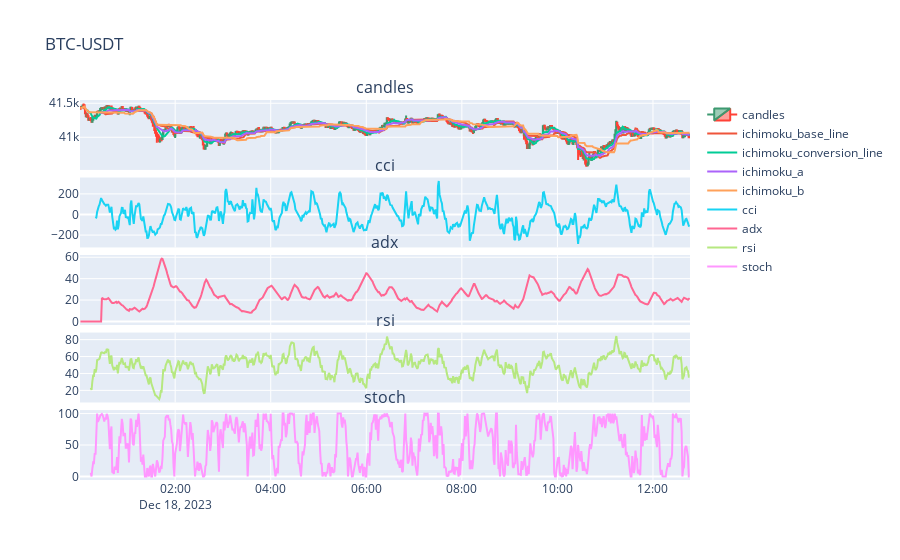

Write notebook code for a chart like this one.
### Code cell
import plotly as py
from plotly import graph_objects as go
from plotly.subplots import make_subplots

def plot_indicators(df, extra_lines:[], extra_subplots:[]):
    fig = make_subplots(rows=len(extra_subplots)+1, cols=1, 
                        shared_xaxes=True,
                        vertical_spacing=0.02,
                        subplot_titles=['candles']+extra_subplots
                       )    
    
    # Candles
    fig.add_trace(go.Candlestick(\
                        name='candles',
                        x=df.index,\
                        open=df['open'],\
                        high=df['high'],\
                        low=df['low'],\
                        close=df['close'])
                     , row=1, col=1)

    # Other charts on candles chart
    for name in extra_lines:
        fig.add_trace(go.Scatter(name=name, x=df.index, y=df[name], mode='lines'), row=1, col=1)

    # Other subplots below candles
    for i, col in enumerate(extra_subplots):
        fig.add_trace(go.Scatter(name=col, x=df.index,y=df[col], mode='lines'), row=2+i, col=1)
    
    fig.update_layout(title=f"{candles['ticker'][0]}",
                    xaxis_rangeslider_visible=False, 
                    height=300*len(extra_subplots))
    fig.show()

ichimoku_cols = ['ichimoku_base_line', 'ichimoku_conversion_line', 'ichimoku_a', 'ichimoku_b']
indicators_cols = ['cci', 'adx', 'rsi', 'stoch']
plot_indicators(candles, 
             extra_lines=ichimoku_cols,
             extra_subplots=indicators_cols)

### Figure 1 — Plotly figure (JSON) as saved in the notebook; plotly's stock layout.template omitted (floating-point values rounded to 4 significant figures; data arrays with more than 128 entries replaced by an {"elided": "..."} marker saying what was removed)
{"data": [{"close": {"elided": "766 float values"}, "high": {"elided": "766 float values"}, "low": {"elided": "766 float values"}, "name": "candles", "open": {"elided": "766 float values"}, "type": "candlestick", "x": {"elided": "766 str values"}, "xaxis": "x", "yaxis": "y"}, {"mode": "lines", "name": "ichimoku_base_line", "type": "scatter", "x": {"elided": "766 str values"}, "xaxis": "x", "y": {"elided": "766 float values"}, "yaxis": "y"}, {"mode": "lines", "name": "ichimoku_conversion_line", "type": "scatter", "x": {"elided": "766 str values"}, "xaxis": "x", "y": {"elided": "766 float values"}, "yaxis": "y"}, {"mode": "lines", "name": "ichimoku_a", "type": "scatter", "x": {"elided": "766 str values"}, "xaxis": "x", "y": {"elided": "766 float values"}, "yaxis": "y"}, {"mode": "lines", "name": "ichimoku_b", "type": "scatter", "x": {"elided": "766 str values"}, "xaxis": "x", "y": {"elided": "766 float values"}, "yaxis": "y"}, {"mode": "lines", "name": "cci", "type": "scatter", "x": {"elided": "766 str values"}, "xaxis": "x2", "y": {"elided": "766 float values"}, "yaxis": "y2"}, {"mode": "lines", "name": "adx", "type": "scatter", "x": {"elided": "766 str values"}, "xaxis": "x3", "y": {"elided": "766 float values"}, "yaxis": "y3"}, {"mode": "lines", "name": "rsi", "type": "scatter", "x": {"elided": "766 str values"}, "xaxis": "x4", "y": {"elided": "766 float values"}, "yaxis": "y4"}, {"mode": "lines", "name": "stoch", "type": "scatter", "x": {"elided": "766 str values"}, "xaxis": "x5", "y": {"elided": "766 float values"}, "yaxis": "y5"}], "layout": {"annotations": [{"font": {"size": 16}, "showarrow": false, "text": "candles", "x": 0.5, "xanchor": "center", "xref": "paper", "y": 1, "yanchor": "bottom", "yref": "paper"}, {"font": {"size": 16}, "showarrow": false, "text": "cci", "x": 0.5, "xanchor": "center", "xref": "paper", "y": 0.796, "yanchor": "bottom", "yref": "paper"}, {"font": {"size": 16}, "showarrow": false, "text": "adx", "x": 0.5, "xanchor": "center", "xref": "paper", "y": 0.592, "yanchor": "bottom", "yref": "paper"}, {"font": {"size": 16}, "showarrow": false, "text": "rsi", "x": 0.5, "xanchor": "center", "xref": "paper", "y": 0.388, "yanchor": "bottom", "yref": "paper"}, {"font": {"size": 16}, "showarrow": false, "text": "stoch", "x": 0.5, "xanchor": "center", "xref": "paper", "y": 0.184, "yanchor": "bottom", "yref": "paper"}], "autosize": true, "title": {"text": "BTC-USDT"}, "xaxis": {"anchor": "y", "autorange": true, "domain": [0, 1], "matches": "x5", "range": ["2023-12-18 00:00:30", "2023-12-18 12:46:30"], "rangeslider": {"visible": false, "yaxis": {}}, "showticklabels": false, "type": "date"}, "xaxis2": {"anchor": "y2", "autorange": true, "domain": [0, 1], "matches": "x5", "range": ["2023-12-18 00:00:30", "2023-12-18 12:46:30"], "showticklabels": false, "type": "date"}, "xaxis3": {"anchor": "y3", "autorange": true, "domain": [0, 1], "matches": "x5", "range": ["2023-12-18 00:00:30", "2023-12-18 12:46:30"], "showticklabels": false, "type": "date"}, "xaxis4": {"anchor": "y4", "autorange": true, "domain": [0, 1], "matches": "x5", "range": ["2023-12-18 00:00:30", "2023-12-18 12:46:30"], "showticklabels": false, "type": "date"}, "xaxis5": {"anchor": "y5", "autorange": true, "domain": [0, 1], "range": ["2023-12-18 00:00:30", "2023-12-18 12:46:30"], "type": "date"}, "yaxis": {"anchor": "x", "autorange": true, "domain": [0.816, 1], "range": [40520.0, 41550.0], "type": "linear"}, "yaxis2": {"anchor": "x2", "autorange": true, "domain": [0.612, 0.796], "range": [-319.7, 358.8], "type": "linear"}, "yaxis3": {"anchor": "x3", "autorange": true, "domain": [0.408, 0.592], "range": [-3.268, 62.08], "type": "linear"}, "yaxis4": {"anchor": "x4", "autorange": true, "domain": [0.204, 0.388], "range": [5.682, 88.36], "type": "linear"}, "yaxis5": {"anchor": "x5", "autorange": true, "domain": [0, 0.184], "range": [-5.556, 105.6], "type": "linear"}}}
